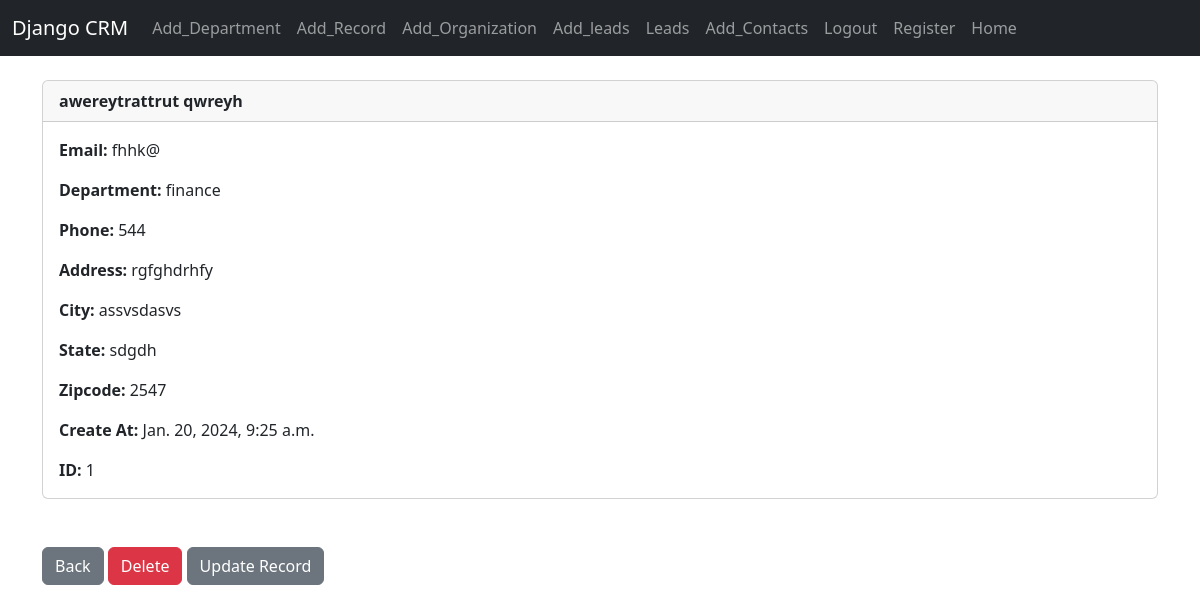
The page /record/1 (signed in) on the database its author committed.
### website/models.py (models this page shows, shortened)
class Record(models.Model):
	created_at = models.DateTimeField(auto_now_add=True)
	first_name = models.CharField(max_length=50)
	last_name =  models.CharField(max_length=50)
	email =  models.CharField(max_length=100)
	phone = models.CharField(max_length=15)
	address =  models.CharField(max_length=100)
	city =  models.CharField(max_length=50)
	state =  models.CharField(max_length=50)
	zipcode =  models.CharField(max_length=20)
	department=models.ForeignKey(Department, null=True, blank=True,on_delete=models.CASCADE)

class Department(models.Model):
	name=models.CharField(max_length=50)
	def __str__(self):
		return self.name

### website/views.py (the view)
# urls.py: path('record/<int:pk>', views.customer_record, name='record'),
@permission_required("website.view_record")
def customer_record(request, pk):
	if request.user.is_authenticated:
		customer_record = Record.objects.get(id=pk)
		return render(request, 'record.html', {'customer_record':customer_record})
	else:
		messages.success(request, "You Must Be Logged In To View That Page...")
		return redirect('home')

### website/views.py (called while the page is built)
def permission_required(required_permission):
    def decorator(view_func):
        @wraps(view_func)
        def wrapper(request, *args, **kwargs):
            if request.user.has_perm(required_permission):
                return view_func(request, *args, **kwargs)
            else:
                return HttpResponseForbidden("Permission Denied")
        return wrapper
    return decorator

### website/templates/record.html
{% extends 'base.html' %}
{% block content %}
<div class="card">
    <div class="card-header"><strong>
          {{ customer_record.first_name }}
          {{ customer_record.last_name }}</strong>
    </div>
    <div class="card-body">
  <p class="card-text">
  <strong>Email: </strong>{{ customer_record.email }}</p>
  <p class="card-text">
    <strong>Department: </strong>{{ customer_record.department }}</p>
  <p class="card-text">
  <strong>Phone: </strong>{{ customer_record.phone }}
  </p>
  <p class="card-text">
  <strong>Address: </strong>{{ customer_record.address }}</p>
  <p class="card-text">
  <strong>City: </strong>{{ customer_record.city }}</p>
  <p class="card-text">
  <strong>State: </strong>{{ customer_record.state }}</p>
  <p class="card-text">
  <strong>Zipcode: </strong>{{ customer_record.zipcode }}</p>
  <p class="card-text">
  <strong>Create At: </strong>{{ customer_record.created_at }}</p>
  <p class="card-text">
  <strong>ID: </strong>{{ customer_record.id }}</p>
    </div>
  </div>
  <br/><br/>
<a href="{% url 'home' %}" class="btn btn-secondary">Back</a>
{% if 'website' in perms %}
    {% if 'website.delete_record' in perms %}
      <a href="{% url 'delete_record' customer_record.id %}" class="btn btn-danger">Delete</a>
    {% endif %}
{% endif %}
<a href="{% url 'update_record' customer_record.id %}" class="btn btn-secondary">Update Record</a>
{% endblock %}

### rows shown on the page
Record: first_name "awereytrattrut", last_name "qwreyh", email "fhhk@", department "finance", phone "544", address "rgfghdrhfy", city "assvsdasvs", state "sdgdh", zipcode "2547", created_at "Jan. 20, 2024, 9:25 a.m.", id "1"
